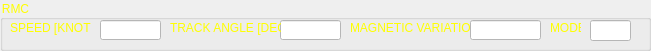
    <widget class="QGroupBox" name="groupBox_4">
     <property name="geometry">
      <rect>
       <x>10</x>
       <y>250</y>
       <width>651</width>
       <height>51</height>
      </rect>
     </property>
     <property name="styleSheet">
      <string notr="true">color: rgb(255, 255, 0);</string>
     </property>
     <property name="title">
      <string>RMC</string>
     </property>
     <widget class="QLineEdit" name="lineEdit_12">
      <property name="geometry">
       <rect>
        <x>100</x>
        <y>20</y>
        <width>61</width>
        <height>20</height>
       </rect>
      </property>
      <property name="styleSheet">
       <string notr="true">background-color: rgb(255, 255, 255);
font: 75 9pt &quot;MS Shell Dlg 2&quot;;
color: rgb(0, 0, 0);</string>
      </property>
     </widget>
     <widget class="QLabel" name="label_22">
      <property name="geometry">
       <rect>
        <x>10</x>
        <y>20</y>
        <width>81</width>
        <height>16</height>
       </rect>
      </property>
      <property name="text">
       <string>SPEED [KNOTS]</string>
      </property>
     </widget>
     <widget class="QLineEdit" name="lineEdit_13">
      <property name="geometry">
       <rect>
        <x>280</x>
        <y>20</y>
        <width>61</width>
        <height>20</height>
       </rect>
      </property>
      <property name="styleSheet">
       <string notr="true">background-color: rgb(255, 255, 255);
font: 75 9pt &quot;MS Shell Dlg 2&quot;;
color: rgb(0, 0, 0);</string>
      </property>
      <property name="text">
       <string/>
      </property>
     </widget>
     <widget class="QLabel" name="label_23">
      <property name="geometry">
       <rect>
        <x>170</x>
        <y>20</y>
        <width>111</width>
        <height>16</height>
       </rect>
      </property>
      <property name="text">
       <string>TRACK ANGLE [DEG]</string>
      </property>
     </widget>
     <widget class="QLabel" name="label_24">
      <property name="geometry">
       <rect>
        <x>350</x>
        <y>20</y>
        <width>121</width>
        <height>16</height>
       </rect>
      </property>
      <property name="text">
       <string>MAGNETIC VARIATION</string>
      </property>
     </widget>
     <widget class="QLineEdit" name="lineEdit_14">
      <property name="geometry">
       <rect>
        <x>470</x>
        <y>20</y>
        <width>71</width>
        <height>20</height>
       </rect>
      </property>
      <property name="styleSheet">
       <string notr="true">background-color: rgb(255, 255, 255);
font: 75 9pt &quot;MS Shell Dlg 2&quot;;
color: rgb(0, 0, 0);</string>
      </property>
      <property name="text">
       <string/>
      </property>
     </widget>
     <widget class="QLabel" name="label_25">
      <property name="geometry">
       <rect>
        <x>550</x>
        <y>20</y>
        <width>31</width>
        <height>16</height>
       </rect>
      </property>
      <property name="text">
       <string>MODE</string>
      </property>
     </widget>
     <widget class="QLineEdit" name="lineEdit_15">
      <property name="geometry">
       <rect>
        <x>590</x>
        <y>20</y>
        <width>41</width>
        <height>21</height>
       </rect>
      </property>
      <property name="styleSheet">
       <string notr="true">background-color: rgb(255, 255, 255);
font: 75 9pt &quot;MS Shell Dlg 2&quot;;
color: rgb(0, 0, 0);</string>
      </property>
     </widget>
    </widget>
